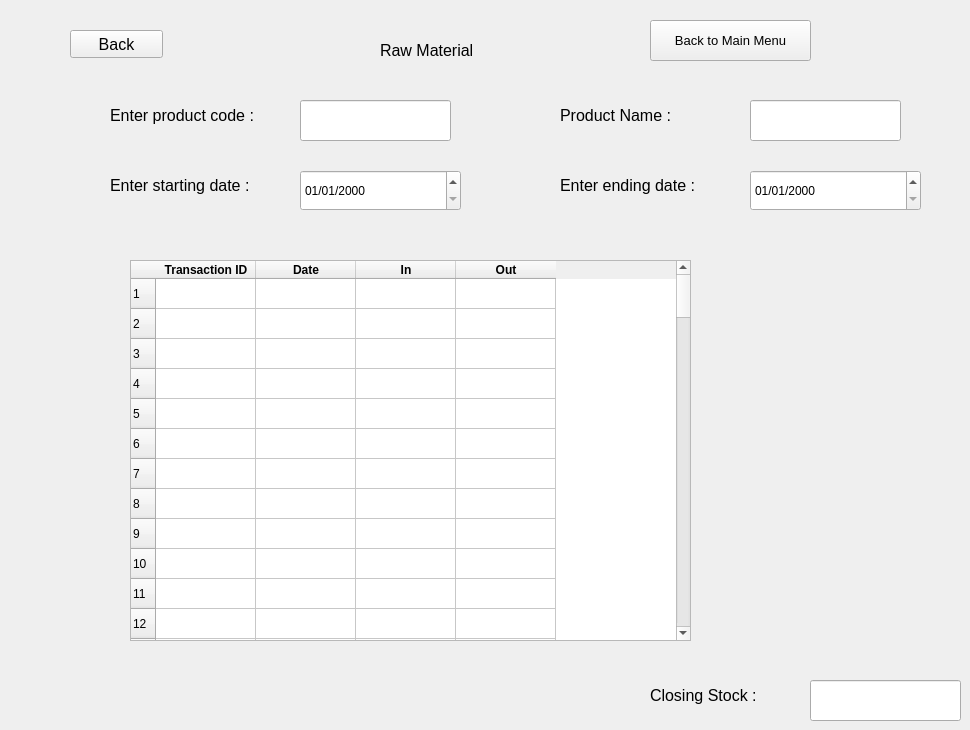
    <widget class="QWidget" name="rm_stock_view_2">
     <widget class="QLabel" name="label_79">
      <property name="geometry">
       <rect>
        <x>560</x>
        <y>160</y>
        <width>181</width>
        <height>51</height>
       </rect>
      </property>
      <property name="font">
       <font>
        <pointsize>12</pointsize>
       </font>
      </property>
      <property name="text">
       <string>Enter ending date : </string>
      </property>
     </widget>
     <widget class="QLabel" name="label_80">
      <property name="geometry">
       <rect>
        <x>650</x>
        <y>670</y>
        <width>181</width>
        <height>51</height>
       </rect>
      </property>
      <property name="font">
       <font>
        <pointsize>12</pointsize>
       </font>
      </property>
      <property name="text">
       <string>Closing Stock :</string>
      </property>
     </widget>
     <widget class="QLineEdit" name="rw_view_stock_code_2">
      <property name="geometry">
       <rect>
        <x>300</x>
        <y>100</y>
        <width>151</width>
        <height>41</height>
       </rect>
      </property>
      <property name="font">
       <font>
        <pointsize>12</pointsize>
       </font>
      </property>
      <property name="text">
       <string/>
      </property>
     </widget>
     <widget class="QLineEdit" name="rw_view_stock_name_2">
      <property name="geometry">
       <rect>
        <x>750</x>
        <y>100</y>
        <width>151</width>
        <height>41</height>
       </rect>
      </property>
      <property name="font">
       <font>
        <pointsize>12</pointsize>
       </font>
      </property>
      <property name="text">
       <string/>
      </property>
     </widget>
     <widget class="QLabel" name="label_81">
      <property name="geometry">
       <rect>
        <x>560</x>
        <y>90</y>
        <width>181</width>
        <height>51</height>
       </rect>
      </property>
      <property name="font">
       <font>
        <pointsize>12</pointsize>
       </font>
      </property>
      <property name="text">
       <string>Product Name : </string>
      </property>
     </widget>
     <widget class="QLineEdit" name="rw_view_closing">
      <property name="geometry">
       <rect>
        <x>810</x>
        <y>680</y>
        <width>151</width>
        <height>41</height>
       </rect>
      </property>
      <property name="font">
       <font>
        <pointsize>12</pointsize>
       </font>
      </property>
      <property name="text">
       <string/>
      </property>
     </widget>
     <widget class="QPushButton" name="back_view_rm_11">
      <property name="geometry">
       <rect>
        <x>70</x>
        <y>30</y>
        <width>93</width>
        <height>28</height>
       </rect>
      </property>
      <property name="font">
       <font>
        <pointsize>12</pointsize>
       </font>
      </property>
      <property name="text">
       <string>Back</string>
      </property>
     </widget>
     <widget class="QLabel" name="label_82">
      <property name="geometry">
       <rect>
        <x>380</x>
        <y>30</y>
        <width>151</width>
        <height>41</height>
       </rect>
      </property>
      <property name="font">
       <font>
        <pointsize>12</pointsize>
       </font>
      </property>
      <property name="text">
       <string>Raw Material</string>
      </property>
     </widget>
     <widget class="QPushButton" name="pushButton_16">
      <property name="geometry">
       <rect>
        <x>650</x>
        <y>20</y>
        <width>161</width>
        <height>41</height>
       </rect>
      </property>
      <property name="font">
       <font>
        <pointsize>10</pointsize>
       </font>
      </property>
      <property name="text">
       <string>Back to Main Menu</string>
      </property>
     </widget>
     <widget class="QLabel" name="label_83">
      <property name="geometry">
       <rect>
        <x>110</x>
        <y>160</y>
        <width>181</width>
        <height>51</height>
       </rect>
      </property>
      <property name="font">
       <font>
        <pointsize>12</pointsize>
       </font>
      </property>
      <property name="text">
       <string>Enter starting date : </string>
      </property>
     </widget>
     <widget class="QTableWidget" name="rm_view_table_6">
      <property name="geometry">
       <rect>
        <x>130</x>
        <y>260</y>
        <width>561</width>
        <height>381</height>
       </rect>
      </property>
      <property name="rowCount">
       <number>100</number>
      </property>
      <property name="columnCount">
       <number>4</number>
      </property>
      <row/>
      <row/>
      <row/>
      <row/>
      <row/>
      <row/>
      <row/>
      <row/>
      <row/>
      <row/>
      <row/>
      <row/>
      <row/>
      <row/>
      <row/>
      <row/>
      <row/>
      <row/>
      <row/>
      <row/>
      <row/>
      <row/>
      <row/>
      <row/>
      <row/>
      <row/>
      <row/>
      <row/>
      <row/>
      <row/>
      <row/>
      <row/>
      <row/>
      <row/>
      <row/>
      <row/>
      <row/>
      <row/>
      <row/>
      <row/>
      <row/>
      <row/>
      <row/>
      <row/>
      <row/>
      <row/>
      <row/>
      <row/>
      <row/>
      <row/>
      <row/>
      <row/>
      <row/>
      <row/>
      <row/>
      <row/>
      <row/>
      <row/>
      <row/>
      <row/>
      <row/>
      <row/>
      <row/>
      <row/>
      <row/>
      <row/>
      <row/>
      <row/>
      <row/>
      <row/>
      <row/>
      <row/>
      <row/>
      <row/>
      <row/>
      <row/>
      <row/>
      <row/>
      <row/>
      <row/>
      <row/>
      <row/>
      <row/>
      <row/>
      <row/>
      <row/>
      <row/>
      <row/>
      <row/>
      <row/>
      <row/>
      <row/>
      <row/>
      <row/>
      <row/>
      <row/>
      <row/>
      <row/>
      <row/>
      <row/>
      <column>
       <property name="text">
        <string>Transaction ID</string>
       </property>
       <property name="font">
        <font>
         <weight>75</weight>
         <bold>true</bold>
        </font>
       </property>
      </column>
      <column>
       <property name="text">
        <string>Date</string>
       </property>
       <property name="font">
        <font>
         <weight>75</weight>
         <bold>true</bold>
        </font>
       </property>
      </column>
      <column>
       <property name="text">
        <string>In</string>
       </property>
       <property name="font">
        <font>
         <pointsize>9</pointsize>
         <weight>75</weight>
         <bold>true</bold>
        </font>
       </property>
      </column>
      <column>
       <property name="text">
        <string>Out</string>
       </property>
       <property name="font">
        <font>
         <weight>75</weight>
         <bold>true</bold>
        </font>
       </property>
      </column>
     </widget>
     <widget class="QLabel" name="label_84">
      <property name="geometry">
       <rect>
        <x>110</x>
        <y>90</y>
        <width>181</width>
        <height>51</height>
       </rect>
      </property>
      <property name="font">
       <font>
        <pointsize>12</pointsize>
       </font>
      </property>
      <property name="text">
       <string>Enter product code : </string>
      </property>
     </widget>
     <widget class="QDateEdit" name="rw_view_starting_date_4">
      <property name="geometry">
       <rect>
        <x>300</x>
        <y>170</y>
        <width>161</width>
        <height>41</height>
       </rect>
      </property>
      <property name="displayFormat">
       <string>dd/MM/yyyy</string>
      </property>
     </widget>
     <widget class="QDateEdit" name="rw_view_ending_date_3">
      <property name="geometry">
       <rect>
        <x>750</x>
        <y>170</y>
        <width>171</width>
        <height>41</height>
       </rect>
      </property>
      <property name="displayFormat">
       <string>dd/MM/yyyy</string>
      </property>
     </widget>
    </widget>
